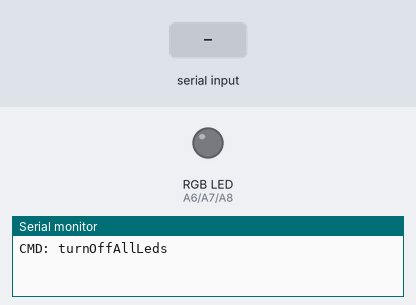
Recording of a sketch running on a simulated Arduino Mega 2560, built with avr-gcc and run on an emulated ATmega2560. Parts: an RGB LED mixed from three pins (HIGH = lit), the last lines printed to the serial monitor. The inputs (shaded band) are chosen by the test bench.

Above: at 1.2 s.
1.3 s: "RED" received over Serial
At 3.3 s:
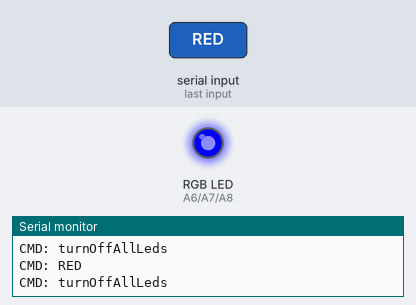
3.8 s: "GREEN" received over Serial
At 5.3 s:
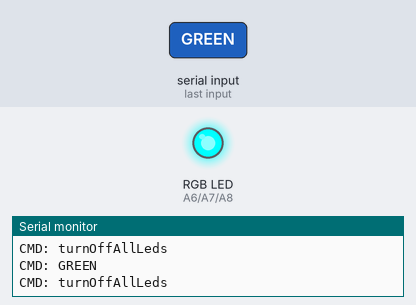
6.3 s: "BLUE" received over Serial
At 8.3 s:
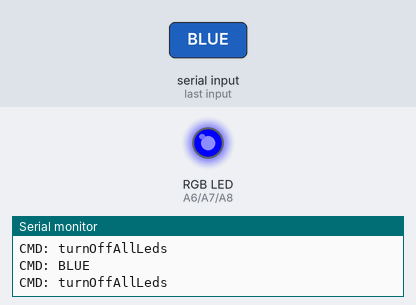
Timing chart, 0 to 9.8 s (numbered marks = the images above; inputs shaded):
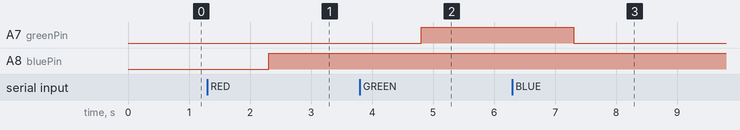

Measured:
- after the input at 1.3 s, A8 (bluePin): LOW → HIGH after 1.0 s
- after the input at 3.8 s, A7 (greenPin): LOW → HIGH after 1.0 s
- after the input at 6.3 s, A7 (greenPin): HIGH → LOW after 1.0 s

The sketch:

Led-RGB-KY-016.ino
```cpp
int redPin = A6;
int greenPin = A7;
int bluePin = A8;

void setup() {
  Serial.begin(9600);
  pinMode(redPin, OUTPUT);
  turnOffAllLeds();
}

void turnOffAllLeds(){
  analogWrite(redPin, 0);
  analogWrite(greenPin, 0);
  analogWrite(bluePin, 0);
  Serial.println("CMD: turnOffAllLeds");
}

void printCommand(String cmd) {
  Serial.print("CMD: ");
  Serial.println(cmd);
}

void loop() {
  String cmd = Serial.readString();
  if ( cmd.length() > 0 ) printCommand(cmd);
  if ( cmd.indexOf("RED") > -1 ) {
    turnOffAllLeds();
    analogWrite(redPin, 100);
    analogWrite(greenPin,100);
    analogWrite(bluePin, 255);
    return;
  }

  if ( cmd.indexOf("GREEN") > -1 ) {
    turnOffAllLeds();
    analogWrite(redPin, 0);
    analogWrite(greenPin, 255);
    analogWrite(bluePin, 255);
    return;
  }

  if ( cmd.indexOf("BLUE") > -1 ) {
    turnOffAllLeds();
    analogWrite(redPin, 0);
    analogWrite(greenPin,50);
    analogWrite(bluePin, 255);
    return;
  }

  if ( cmd.indexOf("OFF") > -1 ) {
    turnOffAllLeds();
    return;
  }

}
```
